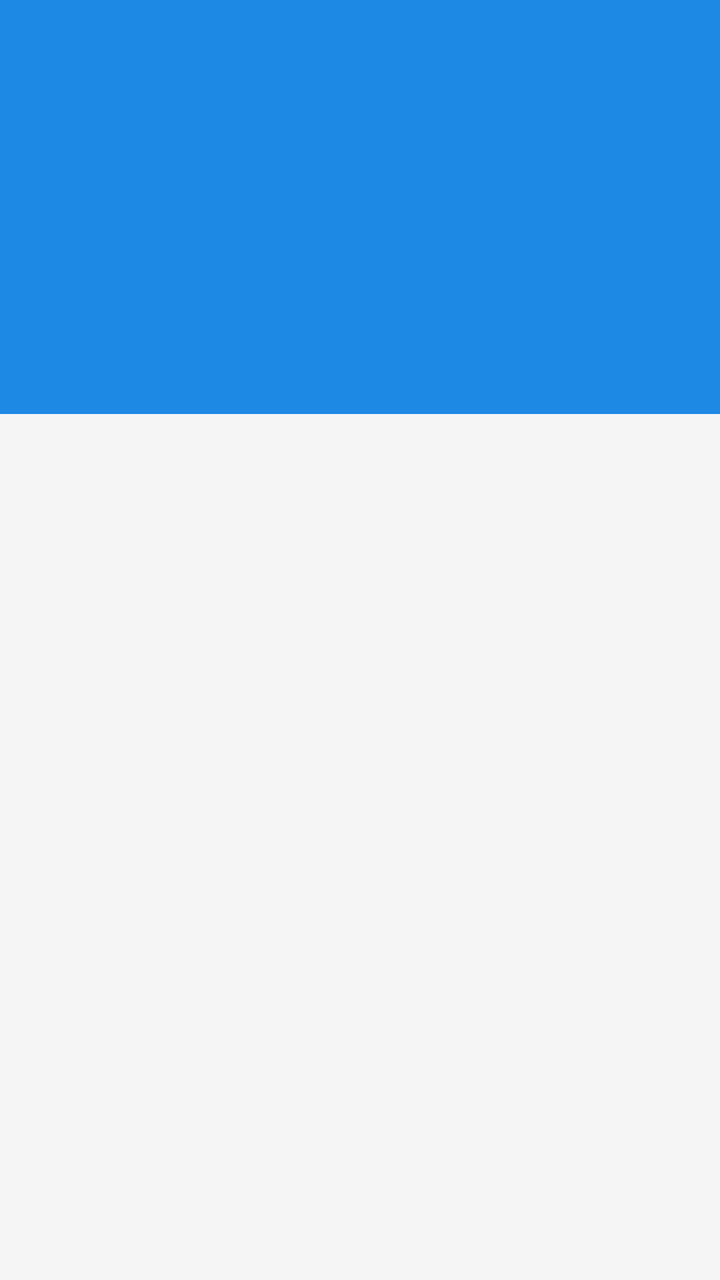
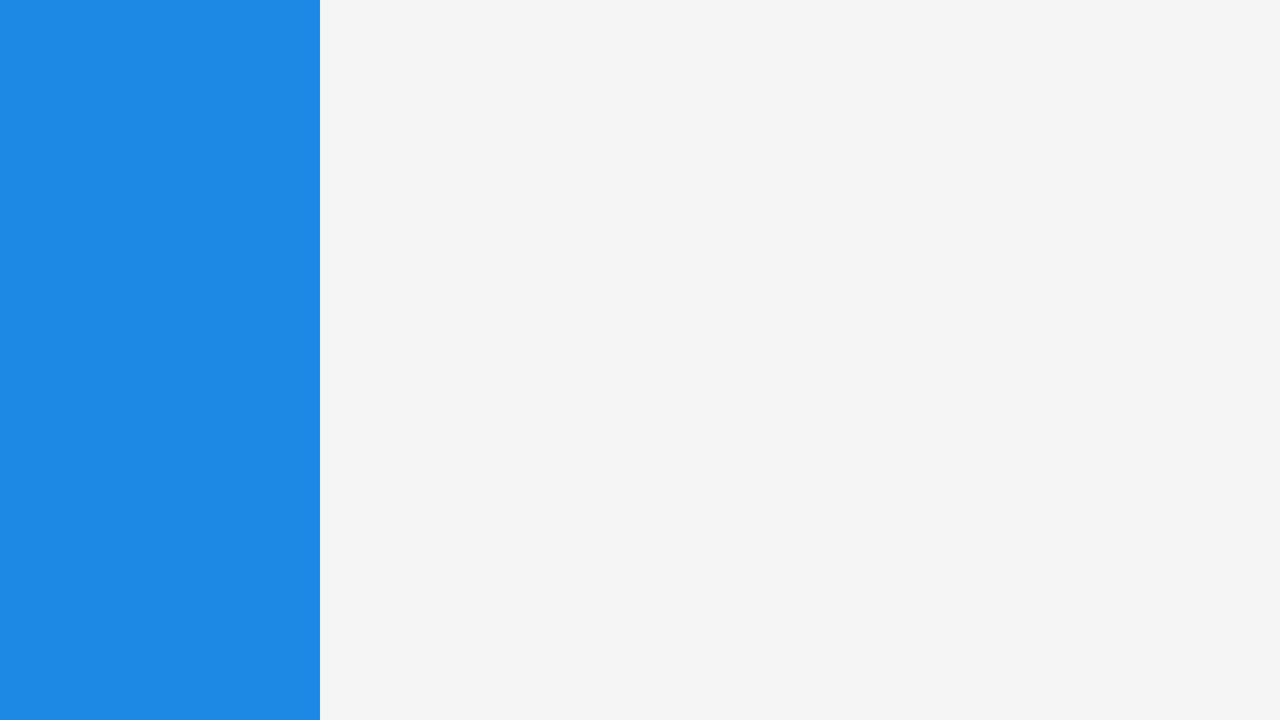

An Android layout and its configuration variant, each rendered on a device that would load it. The default file and the variant file are quoted in full after the pictures.
<!-- AndroidManifest.xml: application theme AppTheme -->
<!-- res/layout/activity_speakers_detail.xml -->
<?xml version="1.0" encoding="utf-8"?>

<LinearLayout xmlns:android="http://schemas.android.com/apk/res/android"
    android:orientation="vertical"
    android:layout_width="match_parent"
    android:layout_height="match_parent">

    <RelativeLayout
        android:layout_width="match_parent"
        android:layout_height="wrap_content"
        android:orientation="vertical"
        android:background="@color/blue_detail">

        <ImageView
            android:id="@+id/activity_speakers_detail_image"
            android:layout_width="match_parent"
            android:layout_centerInParent="true"
            android:layout_height="@dimen/speakerdetail_image_height" />

        <TextView
            android:id="@+id/activity_speakers_detail_name"
            android:layout_width="wrap_content"
            android:layout_below="@+id/activity_speakers_detail_image"
            android:layout_marginTop="30dp"
            android:layout_centerHorizontal="true"
            android:textColor="@color/background_material_light"
            android:textSize="@dimen/speakerdetail_text_name_textsize"
            android:textStyle="bold"
            android:layout_height="wrap_content" />
        
    </RelativeLayout>
    
    <ScrollView
        android:layout_width="match_parent"
        android:layout_weight=".60"
        android:paddingTop="10dp"
        android:paddingLeft="10dp"
        android:paddingRight="10dp"
        android:paddingBottom="10dp"
        android:scrollbarStyle="outsideOverlay"
        android:background="@color/gray_background"
        android:layout_height="0dp">

        <TextView
            android:id="@+id/activity_speakers_detail_detail"
            android:layout_width="match_parent"
            android:layout_height="match_parent"
            android:textSize="16sp"
            android:textColor="@color/black_detail"/>

    </ScrollView>

</LinearLayout>
<!-- resources referenced by this layout -->
<resources>
  <color name="black_detail">#757575</color>
  <color name="blue_detail">#1E88E5</color>
  <color name="gray_background">#F5F5F5</color>
  <!-- from res/values-xhdpi/ -->
  <dimen name="speakerdetail_image_height"> 150dp</dimen>
  <!-- from res/values-xhdpi/ -->
  <dimen name="speakerdetail_text_name_textsize"> 20sp</dimen>
  <!-- from res/values-v21/ -->
  <style name="AppTheme" parent="Theme.AppCompat.Light.NoActionBar">
          <item name="android:colorPrimary">@color/blue</item>
          <item name="android:colorPrimaryDark">@color/blue_dark</item>
          <item name="android:windowTranslucentStatus">true</item>
      </style>
  <color name="blue">#1976D2</color>
  <color name="blue_dark">#0D47A1</color>
</resources>
<!-- res/layout-land/activity_speakers_detail.xml (the repository's variant of the layout above) -->
<!-- drawn on the phone turned sideways -->
<?xml version="1.0" encoding="utf-8"?>

<LinearLayout xmlns:android="http://schemas.android.com/apk/res/android"
    android:orientation="horizontal"
    android:layout_width="match_parent"
    android:layout_height="match_parent">

    <LinearLayout
        android:paddingLeft="15dp"
        android:paddingRight="15dp"
        android:paddingTop="15dp"
        android:layout_width="0dp"
        android:layout_height="match_parent"
        android:orientation="horizontal"
        android:layout_weight=".25"
        android:background="@color/blue_detail">

        <ImageView
            android:id="@+id/activity_speakers_detail_image"
            android:layout_width="match_parent"
            android:layout_centerInParent="true"
            android:layout_height="@dimen/speakerdetail_image_height" />

    </LinearLayout>
    
    <ScrollView
        android:layout_width="0dp"
        android:layout_weight=".75"
        android:paddingTop="10dp"
        android:paddingLeft="10dp"
        android:paddingRight="10dp"
        android:paddingBottom="10dp"
        android:scrollbarStyle="outsideOverlay"
        android:background="@color/gray_background"
        android:layout_height="match_parent">

        <TextView
            android:id="@+id/activity_speakers_detail_detail"
            android:layout_width="match_parent"
            android:layout_height="match_parent"
            android:textSize="16sp"
            android:textColor="@color/black_detail"/>

    </ScrollView>

</LinearLayout>
<!-- resources referenced by the variant -->
<!-- as the phone turned sideways resolves them -->
<resources>
  <color name="black_detail">#757575</color>
  <color name="blue_detail">#1E88E5</color>
  <color name="gray_background">#F5F5F5</color>
  <!-- from res/values-xhdpi/ -->
  <dimen name="speakerdetail_image_height"> 150dp</dimen>
  <!-- from res/values-v21/ -->
  <style name="AppTheme" parent="Theme.AppCompat.Light.NoActionBar">
          <item name="android:colorPrimary">@color/blue</item>
          <item name="android:colorPrimaryDark">@color/blue_dark</item>
          <item name="android:windowTranslucentStatus">true</item>
      </style>
  <color name="blue">#1976D2</color>
  <color name="blue_dark">#0D47A1</color>
</resources>
